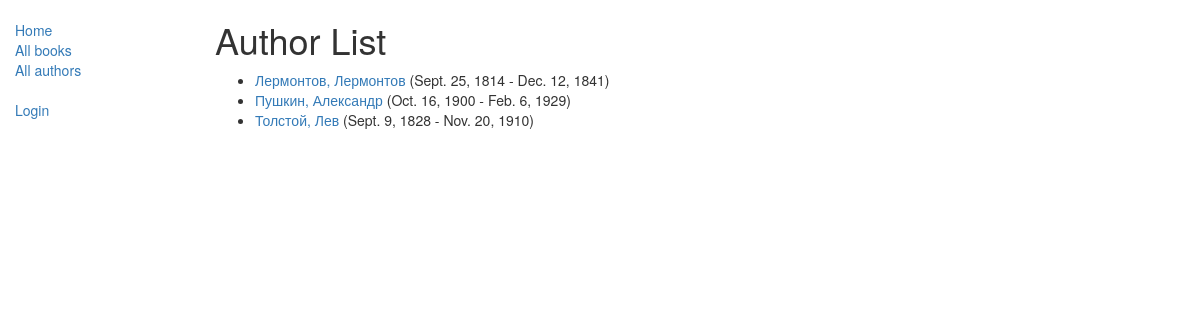
Screenshot of /catalog/authors/ with the database file from the repository.
### catalog/models.py (models this page shows, shortened)
class Author(models.Model):
    first_name = models.CharField(max_length=100)
    last_name = models.CharField(max_length=100)
    date_of_birth = models.DateField(null=True, blank=True)
    date_of_death = models.DateField('died', null=True, blank=True)
    class Meta:
        ordering = ['last_name', 'first_name']
    def get_absolute_url(self):
        return reverse('author-detail', args=[str(self.id)])

### catalog/views.py (the view)
class AuthorListView(generic.ListView):
    model = Author
    paginate_by = 10

### catalog/templates/catalog/author_list.html
{% extends "base_generic.html" %}
{% block content %}
    <h1>Author List</h1>
    {% if author_list %}
    <ul>
      {% for author in author_list %}
      <li>
        <a href="{{ author.get_absolute_url }}">{{ author.last_name }}, {{author.first_name}} </a>
        <span> ({{ author.date_of_birth }} - {{author.date_of_death}}) </span>
      </li>
      {% endfor %}
    </ul>
    {% else %}
      <p>There are no authors in the library.</p>
    {% endif %}
{% endblock %}

### rows the page displays
Author: last_name "Лермонтов", first_name "Лермонтов", date_of_birth "Sept. 25, 1814", date_of_death "Dec. 12, 1841"
Author: last_name "Пушкин", first_name "Александр", date_of_birth "Oct. 16, 1900", date_of_death "Feb. 6, 1929"
Author: last_name "Толстой", first_name "Лев", date_of_birth "Sept. 9, 1828", date_of_death "Nov. 20, 1910"
